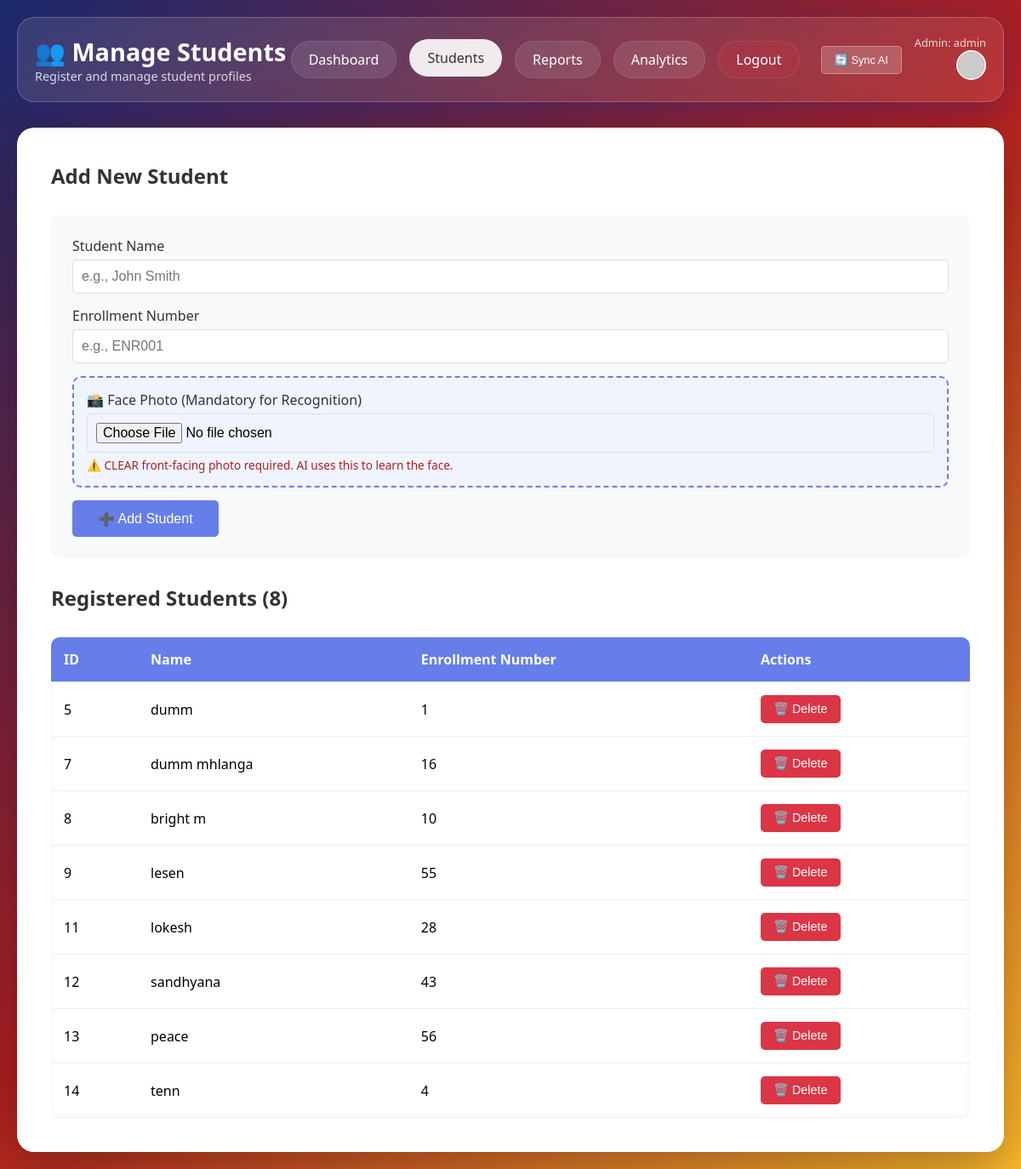
/students (signed in), run on an earlier commit of the app's database.
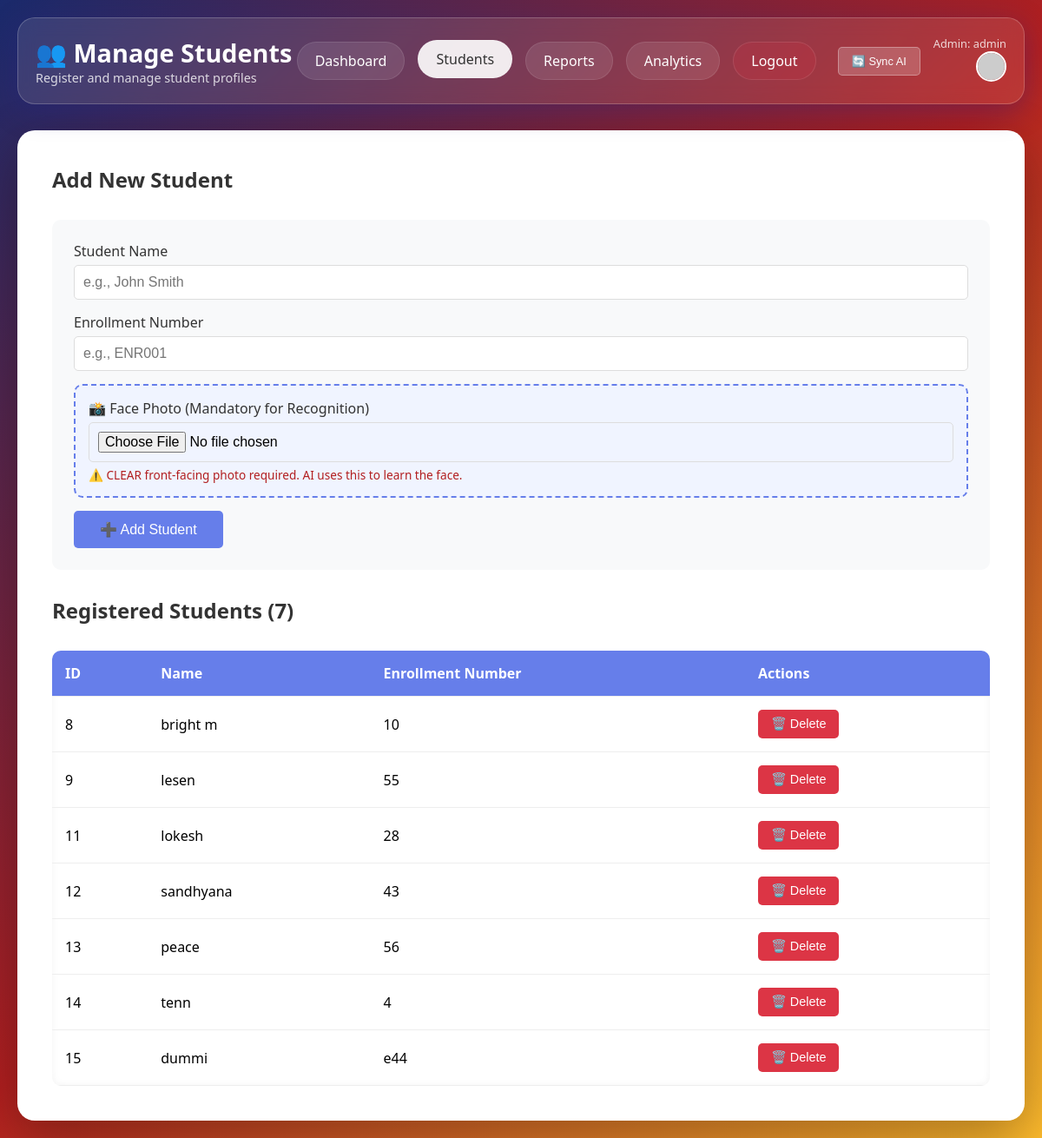
And on a later commit of the database.
### tables this page shows
CREATE TABLE students (
                id INTEGER PRIMARY KEY AUTOINCREMENT,
                name TEXT NOT NULL,
                enrollment_no TEXT UNIQUE NOT NULL,
                face_encoding BLOB NOT NULL,
                created_at TIMESTAMP DEFAULT CURRENT_TIMESTAMP
            );

### app.py (the view)
@app.route('/students')
@admin_required
def list_students():
    students = db_manager.get_all_students()
    students_clean = [{'id': s['id'], 'name': s['name'], 'enrollment_no': s['enrollment_no']}
                      for s in students]
    return render_template('students.html', students=students_clean, user=session.get('user'))

### app.py (called while the page is built)
def admin_required(f):
    @wraps(f)
    def decorated_function(*args, **kwargs):
        if 'user' not in session:
            return redirect(url_for('login', next=request.url))
        return f(*args, **kwargs)
    return decorated_function

### database/db_manager.py (called while the page is built)
    def get_connection(self):
        if self.use_postgres:
            return psycopg2.connect(self.db_url)
        else:
            return sqlite3.connect(self.db_path)

    def get_all_students(self):
        rows = self._execute('SELECT id, name, enrollment_no, face_encoding FROM students', fetchall=True)
        students = []
        if rows:
            for row in rows:
                face_encoding_blob = row['face_encoding']
                if hasattr(face_encoding_blob, 'tobytes'): # Memoryview in Postgres
                    face_encoding_blob = face_encoding_blob.tobytes()
                face_encoding = pickle.loads(face_encoding_blob)
                students.append({
                    'id': row['id'],
                    'name': row['name'],
                    'enrollment_no': row['enrollment_no'],
                    'face_encoding': face_encoding
                })
        return students

### templates/students.html (shortened to what the changed rows need)
<!DOCTYPE html>
<html lang="en">
<head>
</head>
<body>
    <div class="dashboard-header">
        <div style="color: white;">
            <h1 style="font-size: 1.8em;">👥 Manage Students</h1>
        </div>
    </div>
    <div class="container">
        <h2>Add New Student</h2>
        <div class="add-form">
            <form id="add-student-form" enctype="multipart/form-data">
            </form>
        </div>
        <h2>Registered Students ({{ students|length }})</h2>
        <div class="student-list">
            {% if students %}
            <div class="table-responsive">
                <table>
                    <thead>
                        <tr>
                            <th>ID</th>
                            <th>Name</th>
                            <th>Enrollment Number</th>
                            <th>Actions</th>
                        </tr>
                    </thead>
                    <tbody>
                        {% for student in students %}
                        <tr id="student-{{ student.id }}">
                            <td>{{ student.id }}</td>
                            <td>{{ student.name }}</td>
                            <td>{{ student.enrollment_no }}</td>
                            <td>
                                <button class="btn-delete" data-student-id="{{ student.id }}"
                                    data-student-name="{{ student.name }}">🗑️ Delete</button>
                            </td>
                        </tr>
                        {% endfor %}
                    </tbody>
                </table>
            </div>
            {% else %}
            <div class="empty-state">
                <p>No students registered yet. Add your first student above!</p>
            </div>
            {% endif %}
        </div>
    </div>
</body>
</html>

What changed in the data, as far as the page shows it:
removed students: id "5", name "dumm", enrollment_no "1"
removed students: id "7", name "dumm mhlanga", enrollment_no "16"
added students: id "15", name "dummi", enrollment_no "e44"
Also different on the page:
{{ students|length }}: "8" → "7"
